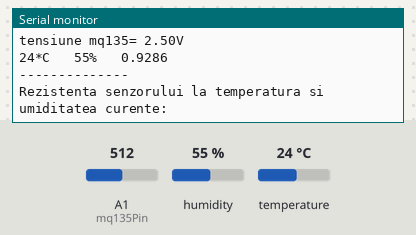
The sketch below on a simulated Arduino Uno, built with avr-gcc and run on an emulated ATmega328P. Shown: the last lines printed to the serial monitor. The test bench sets the inputs (shaded band); at power-on: A1 (mq135Pin) = 512, humidity 55 %, temperature 24 °C.

Above: at 1.2 s.
1.3 s: A1 (mq135Pin) set to 193
At 1.77 s:
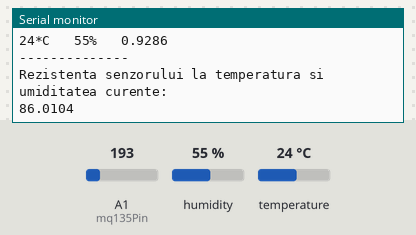
2.8 s: A1 (mq135Pin) set to 174
At 2.93 s:
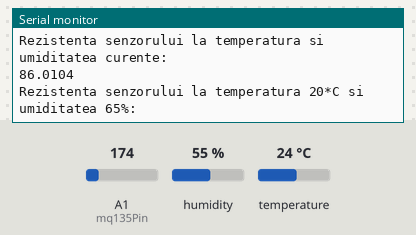
Timing chart, 0 to 5.8 s (numbered marks = the images above; inputs shaded):
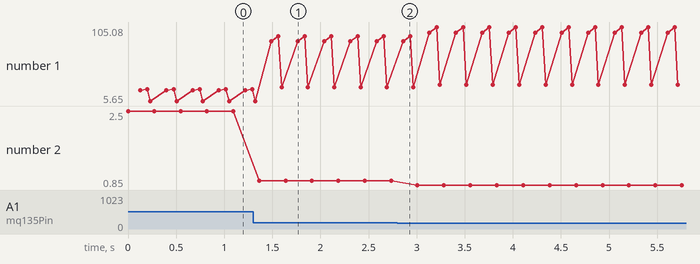

The sketch:

MQ135_Calibrate.ino
```cpp
#include <dht.h> //DTHlib

dht DHT;

#define dhtPin 12   // pinul la care este conectat senzorul de temperatura si umiditate
#define mq135Pin A1   // Vout senzor MQ-135 este conectat pe pinul A0

#define R_L 20.0 // tensiunea Rl in kohm

void setup() {
  pinMode (mq135Pin, INPUT);      // se configureaza pinul A0 ca intrare
  pinMode (dhtPin, INPUT);      // se configureaza pinul A2 ca intrare
  Serial.begin(9600);           // comunicatia seriala cu baud rate = 9600bps
}


void loop() {

  //Serial.println("\n\n--------------");
  // senzor gaz mq135
  float tensiune_mq135 = (analogRead(mq135Pin)/1023.0)*5.0;
  Serial.print("tensiune mq135= ");
  Serial.print(tensiune_mq135);
  Serial.println("V");

  // senzor temperatura si umiditate DHT11
  int info = DHT.read11(dhtPin); // info de la senzorul de umiditate&temp
  int temp = DHT.temperature;
  int humid = DHT.humidity;
  Serial.print(temp);
  Serial.print("*C   ");
  Serial.print(humid);
  Serial.print("%   ");
  Serial.println(extrapolat(temp, humid), 4);
  Serial.println("--------------");

  float R_t_h_crt_mq135 = R_mq135_from_V_mq135(tensiune_mq135);
  float R_20_65_mq135 = convert_R_t_h_to_R_20_65(temp, humid, R_t_h_crt_mq135);
  float R0_20_65_mq135 = get_R0_from_R_20_65(R_20_65_mq135);
  Serial.println("Rezistenta senzorului la temperatura si umiditatea curente:");
  Serial.println(R_t_h_crt_mq135, 4);
  Serial.println("Rezistenta senzorului la temperatura 20*C si umiditatea 65%:");
  Serial.println(R_20_65_mq135, 4);
  Serial.println("Rezistenta R0_20_65:");
  Serial.println(R0_20_65_mq135, 4);
  delay(100);

}

float get_R0_from_R_20_65(float R_20_65) {
  return R_20_65 * extrapolat(20, 65) / 3.6;
}

float convert_R_t_h_to_R_20_65(int t, int h, float R_t_h) {
  return R_t_h / extrapolat(t,h);
}

float R_mq135_from_V_mq135(float V_mq135) {
  return R_L * (5.0 / V_mq135 - 1);
}

float extrapolat(int t, int h) { // temperatura si umiditatea
  // valori t: 0 - 50
  // valori h: 0 - 100
  // valorile obtinute prin interpolare in matlab pentru humidity = 33% si 85%
  float all_h85[] = {
                1.238,1.2156,1.1932,1.1708,1.1484,1.126,1.1068,1.0876,1.0684,
                1.0492,1.03,1.0132,0.9964,0.9796,0.9628,0.946,0.9392,0.9324,
                0.9256,0.9188,0.912,0.9052,0.8984,0.8916,0.8848,0.878,0.8758,
                0.8736,0.8714,0.8692,0.867,0.8636,0.8602,0.8568,0.8534,0.85,
                0.8478,0.8456,0.8434,0.8412,0.839,0.8356,0.8322,0.8288,0.8254,
                0.822,0.8208,0.8196,0.8184,0.8172,0.816
              };
  float all_h33[] = {
                1.378,1.35,1.322,1.294,1.266,1.238,1.2144,1.1908,1.1672,1.1436,
                1.12,1.102,1.084,1.066,1.048,1.03,1.024,1.018,1.012,1.006,1,
                0.9902,0.9804,0.9706,0.9608,0.951,0.9488,0.9466,0.9444,0.9422,
                0.94,0.9366,0.9332,0.9298,0.9264,0.923,0.9242,0.9254,0.9266,
                0.9278,0.929,0.9256,0.9222,0.9188,0.9154,0.912,0.9098,0.9076,
                0.9054,0.9032,0.901
              };
  return (all_h85[t] - all_h33[t]) / (85 - 33) * (h - 33) + all_h33[t];
}
```

Measured:
- the behaviour switches between 182 and 181 on A1 (mq135Pin) (found by bisection; images 1 and 2)
- after the input at 1.3 s, the serial monitor: prints a new line after 0.06 s (image 1)
- plotted number 1: 21.49 → 24.33 after the input at 1.3 s, 24.33 → 27.61 after the input at 2.8 s
- plotted number 2: 2.5 → 0.94 after the input at 1.3 s, 0.94 → 0.85 after the input at 2.8 s
